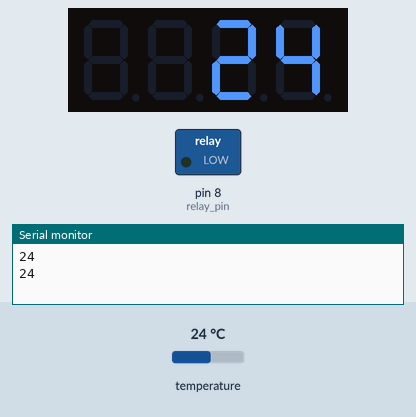
The sketch below on a simulated Arduino Uno, built with avr-gcc and run on an emulated ATmega328P. On the bench: 4-digit seven-segment display, switched loads named in the sketch (green lamp = pin HIGH), the last lines printed to the serial monitor. Dashed ring = blinking. The inputs (shaded band) are chosen by the test bench; at power-on: temperature 24 °C.

Above: at 2.8 s.
2.9 s: temperature set to 12 °C
At 3.8 s:
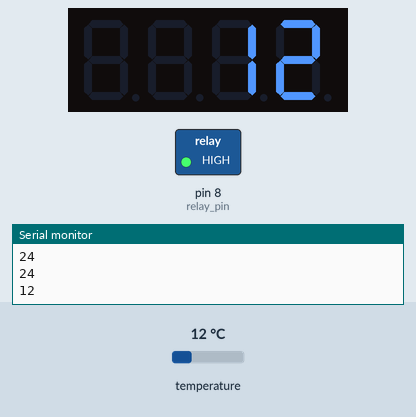
5.5 s: temperature set to 19 °C
At 7.3 s:
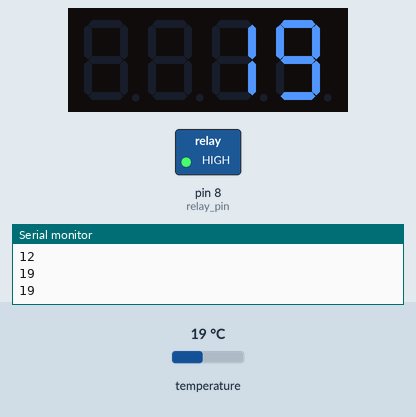
8.5 s: temperature set to 28 °C
At 9.8 s:
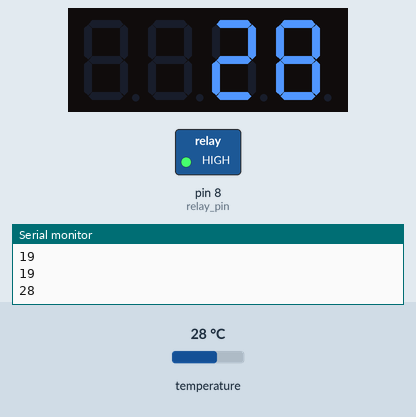
Timing chart, 0 to 17.5 s (numbered marks = the images above; inputs shaded):
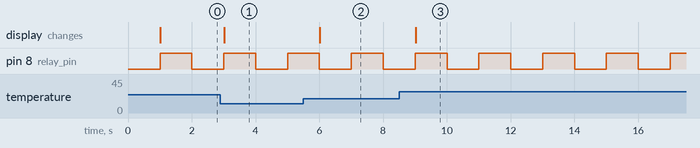

Measured:
- after the input at 2.9 s, the display: changes after 0.12 s (image 1)
- after the input at 5.5 s, the display: changes after 0.52 s (image 2)
- after the input at 8.5 s, the display: changes after 0.52 s (image 3)
- by itself, pin 8 (relay_pin): alternates HIGH for 1.0 s and LOW for 1.0 s

The sketch:

display.ino
```cpp
#include <microDS18B20.h>
#include <GyverTimers.h>
#include <GyverTM1637.h>

// Термометр
MicroDS18B20<A2> ds;

// Дисплей
#define CLK 12
#define DIO 11
GyverTM1637 disp(CLK, DIO);

// Реле
#define relay_pin 8
boolean isRelay = false;

//uint32_t Now, clocktimer;
//boolean flag;

int temperature;

void setup(){
  Serial.begin(9600);

  pinMode(relay_pin, OUTPUT);

  disp.clear();
  disp.brightness(7);  // яркость, 0 - 7 (минимум - максимум)
  disp.clear();
  disp.displayByte(_t, _e, _a, _empty);
}

void loop() {
  static uint32_t timer = millis();
  if(millis() - timer >= 1000){
      timer = millis();

      isRelay = !isRelay;
      digitalWrite(relay_pin, isRelay);

      if(ds.readTemp()){
          temperature = ds.getTemp();
          Serial.println(temperature);
          disp.displayInt(temperature);
      }
      ds.requestTemp();
  }
}
```
